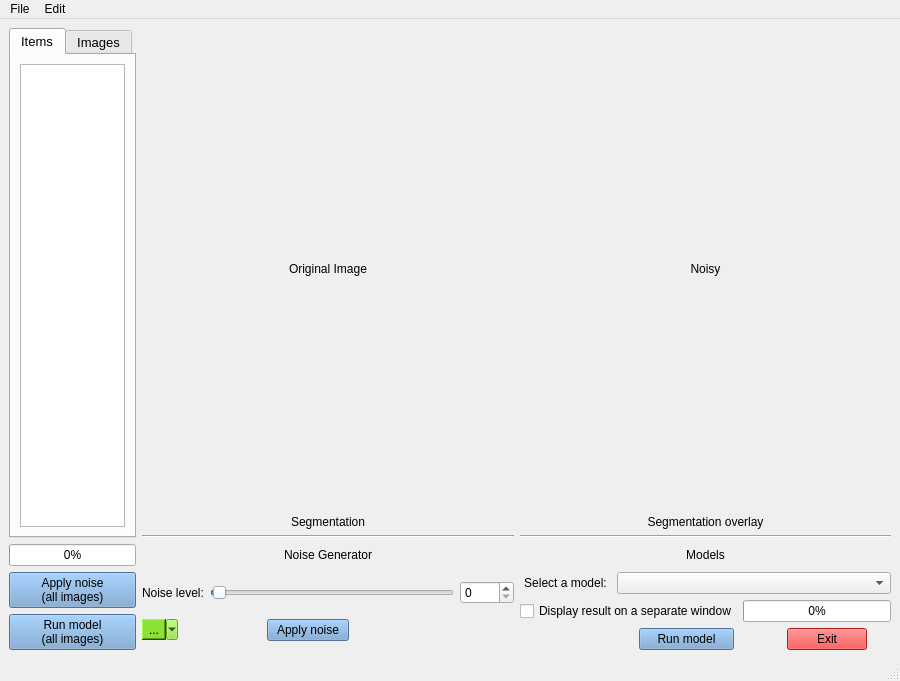
<?xml version="1.0" encoding="UTF-8"?>
<ui version="4.0">
 <class>MainWindow</class>
 <widget class="QMainWindow" name="MainWindow">
  <property name="geometry">
   <rect>
    <x>0</x>
    <y>0</y>
    <width>900</width>
    <height>681</height>
   </rect>
  </property>
  <property name="windowTitle">
   <string>MainWindow</string>
  </property>
  <property name="autoFillBackground">
   <bool>false</bool>
  </property>
  <property name="styleSheet">
   <string notr="true"/>
  </property>
  <widget class="QWidget" name="centralwidget">
   <property name="styleSheet">
    <string notr="true"/>
   </property>
   <layout class="QHBoxLayout" name="horizontalLayout_6">
    <item>
     <layout class="QGridLayout" name="gridLayout" columnstretch="1,6,6">
      <item row="0" column="1">
       <layout class="QVBoxLayout" name="verticalLayout_5">
        <item>
         <layout class="QVBoxLayout" name="verticalLayout_2" stretch="5,0">
          <item>
           <widget class="Label" name="original">
            <property name="sizePolicy">
             <sizepolicy hsizetype="Ignored" vsizetype="Ignored">
              <horstretch>0</horstretch>
              <verstretch>0</verstretch>
             </sizepolicy>
            </property>
            <property name="text">
             <string/>
            </property>
            <property name="scaledContents">
             <bool>true</bool>
            </property>
           </widget>
          </item>
          <item>
           <widget class="QLabel" name="label_8">
            <property name="text">
             <string>Original Image</string>
            </property>
            <property name="alignment">
             <set>Qt::AlignCenter</set>
            </property>
           </widget>
          </item>
         </layout>
        </item>
        <item>
         <layout class="QVBoxLayout" name="verticalLayout_4" stretch="5,0">
          <item>
           <widget class="Label" name="original_2">
            <property name="sizePolicy">
             <sizepolicy hsizetype="Ignored" vsizetype="Ignored">
              <horstretch>0</horstretch>
              <verstretch>0</verstretch>
             </sizepolicy>
            </property>
            <property name="text">
             <string/>
            </property>
            <property name="scaledContents">
             <bool>true</bool>
            </property>
           </widget>
          </item>
          <item>
           <widget class="QLabel" name="label_10">
            <property name="text">
             <string>Segmentation</string>
            </property>
            <property name="alignment">
             <set>Qt::AlignCenter</set>
            </property>
           </widget>
          </item>
         </layout>
        </item>
       </layout>
      </item>
      <item row="2" column="1">
       <widget class="QLabel" name="label_2">
        <property name="text">
         <string>Noise Generator</string>
        </property>
        <property name="alignment">
         <set>Qt::AlignCenter</set>
        </property>
       </widget>
      </item>
      <item row="2" column="2">
       <widget class="QLabel" name="label">
        <property name="text">
         <string>Models</string>
        </property>
        <property name="alignment">
         <set>Qt::AlignCenter</set>
        </property>
       </widget>
      </item>
      <item row="3" column="2">
       <layout class="QGridLayout" name="gridLayout_2" columnstretch="0">
        <item row="3" column="0">
         <layout class="QHBoxLayout" name="horizontalLayout_5" stretch="5,4,2,2,1">
          <item>
           <spacer name="horizontalSpacer_3">
            <property name="orientation">
             <enum>Qt::Horizontal</enum>
            </property>
            <property name="sizeHint" stdset="0">
             <size>
              <width>40</width>
              <height>20</height>
             </size>
            </property>
           </spacer>
          </item>
          <item>
           <widget class="QPushButton" name="pushButton_2">
            <property name="styleSheet">
             <string notr="true">background-color: rgb(114, 159, 207);</string>
            </property>
            <property name="text">
             <string>Run model</string>
            </property>
           </widget>
          </item>
          <item>
           <spacer name="horizontalSpacer_5">
            <property name="orientation">
             <enum>Qt::Horizontal</enum>
            </property>
            <property name="sizeHint" stdset="0">
             <size>
              <width>40</width>
              <height>20</height>
             </size>
            </property>
           </spacer>
          </item>
          <item>
           <widget class="QPushButton" name="pushButton_4">
            <property name="styleSheet">
             <string notr="true">background-color: rgb(239, 41, 41);</string>
            </property>
            <property name="text">
             <string>Exit</string>
            </property>
           </widget>
          </item>
          <item>
           <spacer name="horizontalSpacer_4">
            <property name="orientation">
             <enum>Qt::Horizontal</enum>
            </property>
            <property name="sizeHint" stdset="0">
             <size>
              <width>40</width>
              <height>20</height>
             </size>
            </property>
           </spacer>
          </item>
         </layout>
        </item>
        <item row="0" column="0">
         <layout class="QHBoxLayout" name="horizontalLayout" stretch="1,3">
          <item>
           <widget class="QLabel" name="label_3">
            <property name="text">
             <string>Select a model:</string>
            </property>
            <property name="alignment">
             <set>Qt::AlignCenter</set>
            </property>
           </widget>
          </item>
          <item>
           <widget class="QComboBox" name="comboBox"/>
          </item>
         </layout>
        </item>
        <item row="2" column="0">
         <layout class="QHBoxLayout" name="horizontalLayout_2">
          <item>
           <widget class="QCheckBox" name="checkBox_2">
            <property name="text">
             <string>Display result on a separate window</string>
            </property>
           </widget>
          </item>
          <item>
           <widget class="QProgressBar" name="progressBar">
            <property name="enabled">
             <bool>true</bool>
            </property>
            <property name="maximum">
             <number>5</number>
            </property>
            <property name="value">
             <number>0</number>
            </property>
           </widget>
          </item>
         </layout>
        </item>
       </layout>
      </item>
      <item row="3" column="1">
       <layout class="QVBoxLayout" name="verticalLayout">
        <item>
         <layout class="QHBoxLayout" name="horizontalLayout_3">
          <item>
           <widget class="QLabel" name="label_6">
            <property name="text">
             <string>Noise level:</string>
            </property>
           </widget>
          </item>
          <item>
           <widget class="QSlider" name="horizontalSlider">
            <property name="minimum">
             <number>0</number>
            </property>
            <property name="maximum">
             <number>100</number>
            </property>
            <property name="singleStep">
             <number>1</number>
            </property>
            <property name="pageStep">
             <number>1</number>
            </property>
            <property name="value">
             <number>1</number>
            </property>
            <property name="orientation">
             <enum>Qt::Horizontal</enum>
            </property>
           </widget>
          </item>
          <item>
           <widget class="QDoubleSpinBox" name="doubleSpinBox">
            <property name="decimals">
             <number>0</number>
            </property>
            <property name="minimum">
             <double>0.000000000000000</double>
            </property>
            <property name="maximum">
             <double>5000.000000000000000</double>
            </property>
            <property name="singleStep">
             <double>1.000000000000000</double>
            </property>
           </widget>
          </item>
         </layout>
        </item>
        <item>
         <layout class="QHBoxLayout" name="horizontalLayout_4" stretch="2,1,1,2">
          <item>
           <widget class="QToolButton" name="toolButton">
            <property name="styleSheet">
             <string notr="true">background-color: rgb(138, 226, 52);</string>
            </property>
            <property name="text">
             <string>...</string>
            </property>
            <property name="popupMode">
             <enum>QToolButton::MenuButtonPopup</enum>
            </property>
            <property name="toolButtonStyle">
             <enum>Qt::ToolButtonTextOnly</enum>
            </property>
            <property name="arrowType">
             <enum>Qt::DownArrow</enum>
            </property>
           </widget>
          </item>
          <item>
           <spacer name="horizontalSpacer">
            <property name="orientation">
             <enum>Qt::Horizontal</enum>
            </property>
            <property name="sizeHint" stdset="0">
             <size>
              <width>40</width>
              <height>20</height>
             </size>
            </property>
           </spacer>
          </item>
          <item>
           <widget class="QPushButton" name="pushButton">
            <property name="styleSheet">
             <string notr="true">background-color: rgb(114, 159, 207);</string>
            </property>
            <property name="text">
             <string>Apply noise</string>
            </property>
           </widget>
          </item>
          <item>
           <spacer name="horizontalSpacer_2">
            <property name="orientation">
             <enum>Qt::Horizontal</enum>
            </property>
            <property name="sizeHint" stdset="0">
             <size>
              <width>40</width>
              <height>20</height>
             </size>
            </property>
           </spacer>
          </item>
         </layout>
        </item>
       </layout>
      </item>
      <item row="1" column="1">
       <widget class="Line" name="line">
        <property name="orientation">
         <enum>Qt::Horizontal</enum>
        </property>
       </widget>
      </item>
      <item row="1" column="2">
       <widget class="Line" name="line_2">
        <property name="orientation">
         <enum>Qt::Horizontal</enum>
        </property>
       </widget>
      </item>
      <item row="0" column="2">
       <layout class="QVBoxLayout" name="verticalLayout_7">
        <item>
         <layout class="QVBoxLayout" name="verticalLayout_3" stretch="5,0">
          <item>
           <widget class="Label" name="preview">
            <property name="sizePolicy">
             <sizepolicy hsizetype="Ignored" vsizetype="Ignored">
              <horstretch>0</horstretch>
              <verstretch>0</verstretch>
             </sizepolicy>
            </property>
            <property name="text">
             <string/>
            </property>
            <property name="scaledContents">
             <bool>true</bool>
            </property>
           </widget>
          </item>
          <item>
           <widget class="QLabel" name="label_9">
            <property name="text">
             <string>Noisy</string>
            </property>
            <property name="alignment">
             <set>Qt::AlignCenter</set>
            </property>
           </widget>
          </item>
         </layout>
        </item>
        <item>
         <layout class="QVBoxLayout" name="verticalLayout_6" stretch="5,0">
          <item>
           <widget class="Label" name="preview_2">
            <property name="sizePolicy">
             <sizepolicy hsizetype="Ignored" vsizetype="Ignored">
              <horstretch>0</horstretch>
              <verstretch>0</verstretch>
             </sizepolicy>
            </property>
            <property name="text">
             <string/>
            </property>
            <property name="scaledContents">
             <bool>true</bool>
            </property>
           </widget>
          </item>
          <item>
           <widget class="QLabel" name="label_11">
            <property name="text">
             <string>Segmentation overlay</string>
            </property>
            <property name="alignment">
             <set>Qt::AlignCenter</set>
            </property>
           </widget>
          </item>
         </layout>
        </item>
       </layout>
      </item>
      <item row="0" column="0" rowspan="2">
       <widget class="QTabWidget" name="tabWidget">
        <property name="font">
         <font>
          <pointsize>10</pointsize>
         </font>
        </property>
        <property name="currentIndex">
         <number>0</number>
        </property>
        <widget class="QWidget" name="tab">
         <attribute name="title">
          <string>Items</string>
         </attribute>
         <layout class="QHBoxLayout" name="horizontalLayout_7">
          <item>
           <widget class="QListWidget" name="listWidget"/>
          </item>
         </layout>
        </widget>
        <widget class="QWidget" name="tab_2">
         <attribute name="title">
          <string>Images</string>
         </attribute>
         <layout class="QHBoxLayout" name="horizontalLayout_8">
          <item>
           <widget class="QListWidget" name="fileList"/>
          </item>
         </layout>
        </widget>
       </widget>
      </item>
      <item row="3" column="0">
       <layout class="QVBoxLayout" name="verticalLayout_8">
        <item>
         <widget class="QPushButton" name="pushButton_3">
          <property name="styleSheet">
           <string notr="true">background-color: rgb(114, 159, 207);</string>
          </property>
          <property name="text">
           <string>Apply noise
(all images)</string>
          </property>
         </widget>
        </item>
        <item>
         <widget class="QPushButton" name="pushButton_5">
          <property name="styleSheet">
           <string notr="true">background-color: rgb(114, 159, 207);</string>
          </property>
          <property name="text">
           <string>Run model
(all images)</string>
          </property>
         </widget>
        </item>
       </layout>
      </item>
      <item row="2" column="0">
       <widget class="QProgressBar" name="progressBar_2">
        <property name="value">
         <number>0</number>
        </property>
       </widget>
      </item>
     </layout>
    </item>
   </layout>
  </widget>
  <widget class="QMenuBar" name="menubar">
   <property name="geometry">
    <rect>
     <x>0</x>
     <y>0</y>
     <width>900</width>
     <height>22</height>
    </rect>
   </property>
   <widget class="QMenu" name="menuFile">
    <property name="title">
     <string>File</string>
    </property>
    <addaction name="actionOpen"/>
    <addaction name="actionSave"/>
    <addaction name="actionSave_As"/>
   </widget>
   <widget class="QMenu" name="menuEdit">
    <property name="title">
     <string>Edit</string>
    </property>
    <widget class="QMenu" name="menuFont_Size">
     <property name="title">
      <string>Font Size</string>
     </property>
     <addaction name="actionIncrease_Size"/>
     <addaction name="actionDecrease_Size"/>
    </widget>
    <addaction name="menuFont_Size"/>
   </widget>
   <addaction name="menuFile"/>
   <addaction name="menuEdit"/>
  </widget>
  <widget class="QStatusBar" name="statusbar"/>
  <action name="actionOpen">
   <property name="text">
    <string>Open</string>
   </property>
  </action>
  <action name="actionSave">
   <property name="text">
    <string>Save</string>
   </property>
  </action>
  <action name="actionSave_As">
   <property name="text">
    <string>Save As</string>
   </property>
  </action>
  <action name="actionIncrease_Size">
   <property name="text">
    <string>Increase Size</string>
   </property>
  </action>
  <action name="actionDecrease_Size">
   <property name="text">
    <string>Decrease Size</string>
   </property>
  </action>
 </widget>
 <customwidgets>
  <customwidget>
   <class>Label</class>
   <extends>QLabel</extends>
   <header>src.qlabel</header>
  </customwidget>
 </customwidgets>
 <resources/>
 <connections/>
 <slots>
  <slot>browseSlot()</slot>
 </slots>
</ui>
